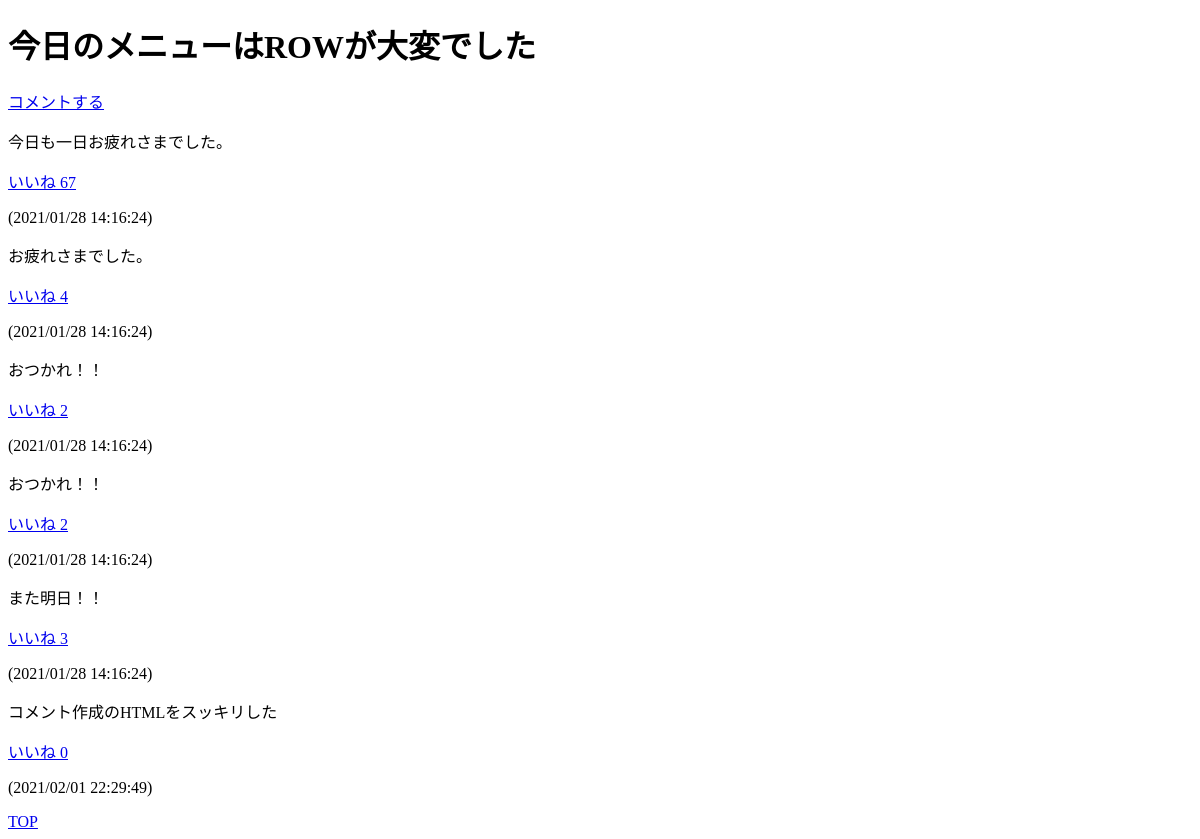
The page /boards/detail/1/ on the database as committed earlier.
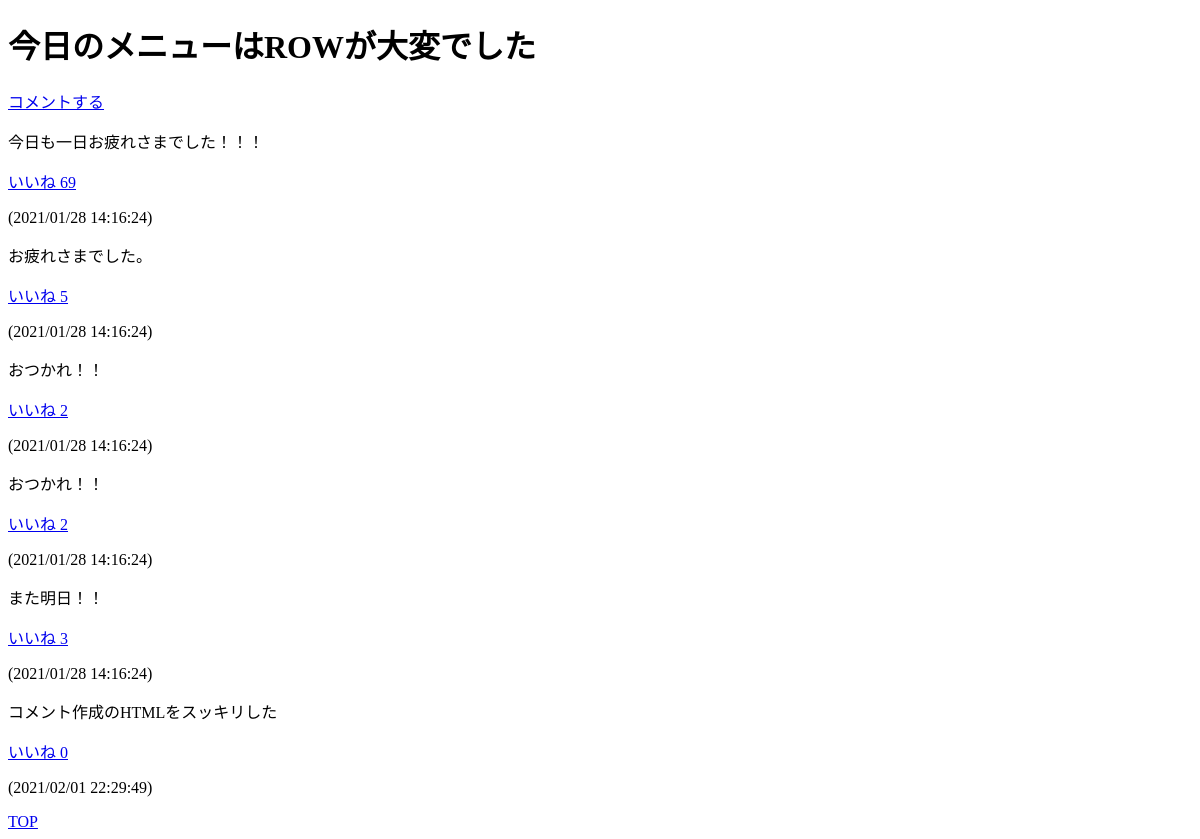
The same page on the database as committed later.
### boards/models.py (models this page shows, shortened)
class Post(models.Model):
    title = models.CharField('タイトル', max_length=100)

class Comment(models.Model):
    text = models.TextField('本文')
    target = models.ForeignKey(Post, on_delete=models.PROTECT, verbose_name='どの記事へのコメントか')
    created_at = models.DateTimeField('作成日', default=timezone.now, blank=True)
    good = models.IntegerField('いいね', default=0)

### boards/views.py (the view)
# urls.py: path('detail/<int:pk>/', views.PostDetail.as_view(), name='post_detail'),
class PostDetail(generic.DetailView):
    model = Post

### boards/templates/boards/post_detail.html (shortened to what this page needs)
{% extends 'base.html' %}
{% block content %}
<h1>{{ post.title }}</h1>
<a class="button is-primary" href="{% url 'boards:comment_create' post.pk %}">コメントする</a>
<section class="section">
    {% for comment in post.comment_set.all %}
    <div class="box">
        <p>{{ comment.text | linebreaks | urlize }}</p>
        <a href="{% url 'boards:comment_good' pk_title=post.pk pk_comment=comment.pk %}">いいね {{ comment.good }}</a>
        <p>({{ comment.created_at | date:"Y/m/d H:i:s" }})</p>
    </div>
    {% endfor %}
</section>
<a class="button is-primary" href="{% url 'boards:post_list'%}">TOP</a>
{% endblock %}

### boards/templates/base.html (shortened to what this page needs)
<!DOCTYPE html>
<html lang="en">
<head>
</head>
<body>
{% block content%}
{% endblock %}
</body>
</html>

Rows that differ between the two databases and show on the page:
changed Comment: text "今日も一日お疲れさまでした。" → "今日も一日お疲れさまでした！！！"; good "67" → "69"
changed Comment "お疲れさまでした。": good "4" → "5"
